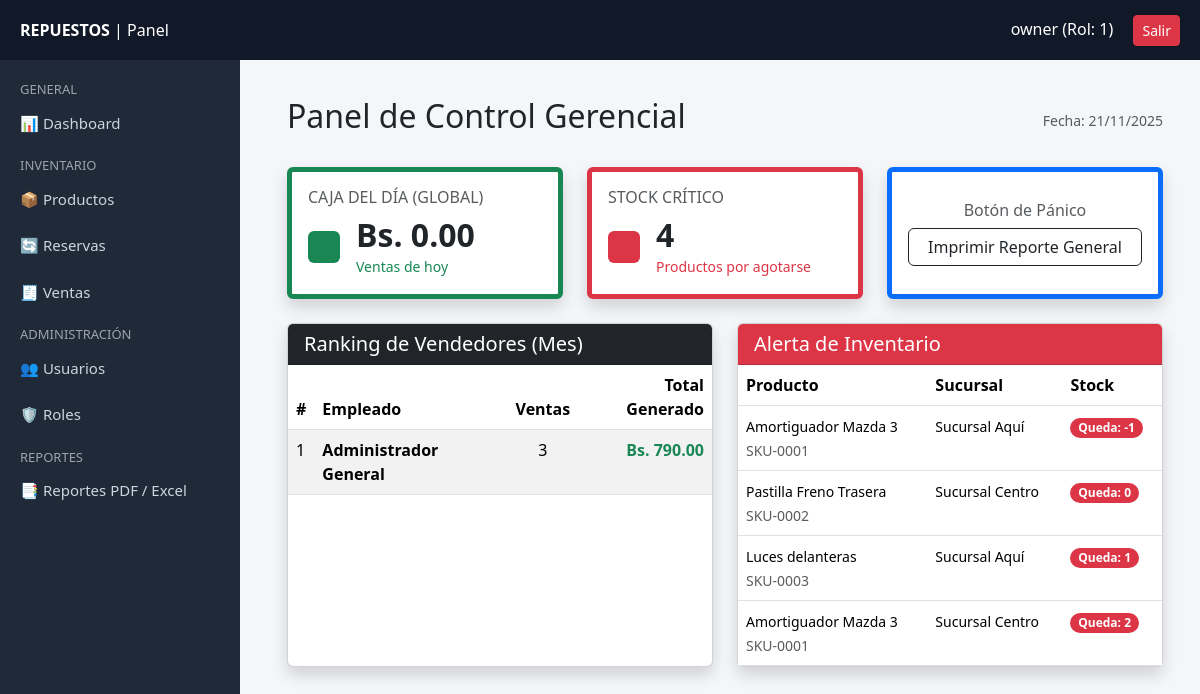
The page /public/dashboard (signed in) on the database its author committed.
### tables this page shows
CREATE TABLE `inventories` (
  `id` int(11) NOT NULL,
  `product_id` int(11) NOT NULL,
  `branch_id` int(11) NOT NULL,
  `quantity` int(11) DEFAULT 0,
  `location` varchar(100) DEFAULT NULL,
  `last_updated` timestamp NOT NULL DEFAULT current_timestamp() ON UPDATE current_timestamp()
);

CREATE TABLE `products` (
  `id` int(11) NOT NULL,
  `sku` varchar(80) NOT NULL,
  `name` varchar(255) NOT NULL,
  `description` text DEFAULT NULL,
  `category_id` int(11) DEFAULT NULL,
  `brand` varchar(100) DEFAULT NULL,
  `cost` decimal(12,2) DEFAULT 0.00,
  `price` decimal(12,2) NOT NULL DEFAULT 0.00,
  `min_stock` int(11) DEFAULT 1,
  `is_active` tinyint(1) DEFAULT 1,
  `visible_public` tinyint(1) DEFAULT 1,
  `created_at` timestamp NOT NULL DEFAULT current_timestamp(),
  `updated_at` timestamp NULL DEFAULT NULL ON UPDATE current_timestamp()
);

CREATE TABLE `branches` (
  `id` int(11) NOT NULL,
  `code` varchar(20) NOT NULL,
  `name` varchar(100) NOT NULL,
  `address` varchar(255) DEFAULT NULL,
  `phone` varchar(50) DEFAULT NULL,
  `is_active` tinyint(1) DEFAULT 1,
  `created_at` timestamp NOT NULL DEFAULT current_timestamp(),
  `updated_at` timestamp NULL DEFAULT NULL ON UPDATE current_timestamp()
);

### app/models/Sale.php (called while the page is built, shortened)
<?php
require_once __DIR__ . '/../config/database.php';
class Sale {
    private $conn;
    public function __construct() {
        $db = new Database();
        $this->conn = $db->connect();
    }
    public function getDailyTotal() {
        $sql = "SELECT SUM(total_amount) as total FROM sales WHERE DATE(created_at) = CURDATE()";
        $stmt = $this->conn->query($sql);
        $row = $stmt->fetch(PDO::FETCH_ASSOC);
        return $row['total'] ?? 0;
    }
    public function getEmployeeRanking() {
        $sql = "SELECT u.full_name, COUNT(s.id) as sales_count, SUM(s.total_amount) as total_money
                FROM sales s
                JOIN users u ON s.user_id = u.id
                WHERE MONTH(s.created_at) = MONTH(CURRENT_DATE())
                GROUP BY s.user_id
                ORDER BY total_money DESC
                LIMIT 5";
        $stmt = $this->conn->query($sql);
        return $stmt->fetchAll(PDO::FETCH_ASSOC);
    }
}

### app/config/database.php (called while the page is built, shortened)
<?php
class Database {
    private $host = "localhost";
    private $dbname = "repuestos_db";
    private $username = "root";
    private $password = "";
    public function connect() {
        try {
            $this->conn = new PDO(
                "mysql:host={$this->host};dbname={$this->dbname};charset=utf8",
                $this->username,
                $this->password
            );
            $this->conn->setAttribute(PDO::ATTR_ERRMODE, PDO::ERRMODE_EXCEPTION);
            return $this->conn;
        } catch (PDOException $e) {
            die("❌ Error de conexión: " . $e->getMessage());
        }
    }
}

### app/models/Product.php (called while the page is built, shortened)
<?php
require_once __DIR__ . '/../config/database.php';
class Product
{
    private $conn;
    public function __construct()
    {
        $db = new Database();
        $this->conn = $db->connect();
    }
    public function getCriticalStock() {
        $sql = "SELECT p.name, p.sku, b.name as branch, i.quantity, p.min_stock
                FROM inventories i
                JOIN products p ON i.product_id = p.id
                JOIN branches b ON i.branch_id = b.id
                WHERE i.quantity <= p.min_stock
                ORDER BY i.quantity ASC
                LIMIT 10";
        $stmt = $this->conn->query($sql);
        return $stmt->fetchAll(PDO::FETCH_ASSOC);
    }
}

### app/controllers/DashboardController.php (called while the page is built, shortened)
<?php
require_once __DIR__ . '/../models/Sale.php';
require_once __DIR__ . '/../models/Product.php';
class DashboardController {
    public function index() {
        $saleModel = new Sale();
        $productModel = new Product();
        $dailyTotal = $saleModel->getDailyTotal();
        $ranking = $saleModel->getEmployeeRanking();
        $criticalStock = $productModel->getCriticalStock();
        $alertsCount = count($criticalStock);
        include __DIR__ . '/../../views/dashboard/index.php';
        $content = ob_get_clean();
        include __DIR__ . '/../../views/layouts/app.php';
    }
}

### views/dashboard/index.php (the view, shortened to what this page needs)
<br></br>
<div class="container mt-4">
    <div class="d-flex justify-content-between align-items-center mb-4">
        <h2>Panel de Control Gerencial</h2>
        <div class="text-muted">
            <small>Fecha: <?= date('d/m/Y') ?></small>
        </div>
    </div>
    <div class="row g-4 mb-4">
        <div class="col-md-4">
            <div class="card shadow border-start border-success border-5 h-100">
                <div class="card-body">
                    <h6 class="text-muted text-uppercase mb-2">Caja del Día (Global)</h6>
                    <div class="d-flex align-items-center">
                        <div class="flex-shrink-0 bg-success text-white rounded p-3">
                        </div>
                        <div class="flex-grow-1 ms-3">
                            <h2 class="mb-0 fw-bold">Bs. <?= number_format($dailyTotal, 2) ?></h2>
                            <small class="text-success">Ventas de hoy</small>
                        </div>
                    </div>
                </div>
            </div>
        </div>
        <div class="col-md-4">
            <div class="card shadow border-start border-danger border-5 h-100">
                <div class="card-body">
                    <h6 class="text-muted text-uppercase mb-2">Stock Crítico</h6>
                    <div class="d-flex align-items-center">
                        <div class="flex-shrink-0 bg-danger text-white rounded p-3">
                        </div>
                        <div class="flex-grow-1 ms-3">
                            <h2 class="mb-0 fw-bold"><?= $alertsCount ?></h2>
                            <small class="text-danger">Productos por agotarse</small>
                        </div>
                    </div>
                </div>
            </div>
        </div>
        <div class="col-md-4">
            <div class="card shadow border-start border-primary border-5 h-100">
                <div class="card-body text-center d-flex flex-column justify-content-center">
                    <h6 class="text-muted mb-2">Botón de Pánico</h6>
                    <a href="/Repuestos/public/reportes/inventario-pdf" target="_blank" class="btn btn-outline-dark w-100">
                        <i class="bi bi-file-pdf"></i> Imprimir Reporte General
                    </a>
                </div>
            </div>
        </div>
    </div>
    <div class="row">
        <div class="col-md-6 mb-4">
            <div class="card shadow h-100">
                <div class="card-header bg-dark text-white">
                    <h5 class="mb-0"><i class="bi bi-trophy"></i> Ranking de Vendedores (Mes)</h5>
                </div>
                <div class="card-body p-0">
                    <table class="table table-striped mb-0">
                        <thead>
                            <tr>
                                <th>#</th>
                                <th>Empleado</th>
                                <th class="text-center">Ventas</th>
                                <th class="text-end">Total Generado</th>
                            </tr>
                        </thead>
                        <tbody>
                            <?php if (empty($ranking)): ?>
                                <tr><td colspan="4" class="text-center py-3">Sin ventas este mes</td></tr>
                            <?php else: ?>
                                <?php foreach($ranking as $i => $rank): ?>
                                <tr>
                                    <td><?= $i + 1 ?></td>
                                    <td class="fw-bold"><?= htmlspecialchars($rank['full_name']) ?></td>
                                    <td class="text-center"><?= $rank['sales_count'] ?></td>
                                    <td class="text-end text-success fw-bold">Bs. <?= number_format($rank['total_money'], 2) ?></td>
                                </tr>
                                <?php endforeach; ?>
                            <?php endif; ?>
                        </tbody>
                    </table>
                </div>
            </div>
        </div>
        <div class="col-md-6 mb-4">
            <div class="card shadow h-100">
                <div class="card-header bg-danger text-white">
                    <h5 class="mb-0"><i class="bi bi-box-seam"></i> Alerta de Inventario</h5>
                </div>
                <div class="card-body p-0">
                    <div class="table-responsive">
                        <table class="table mb-0">
                            <thead>
                                <tr>
                                    <th>Producto</th>
                                    <th>Sucursal</th>
                                    <th>Stock</th>
                                </tr>
                            </thead>
                            <tbody>
                                <?php if (empty($criticalStock)): ?>
                                    <tr><td colspan="3" class="text-center py-3 text-success">¡Inventario Saludable!</td></tr>
                                <?php else: ?>
                                    <?php foreach($criticalStock as $item): ?>
                                    <tr>
                                        <td>
                                            <small><?= htmlspecialchars($item['name']) ?></small><br>
                                            <small class="text-muted"><?= $item['sku'] ?></small>
                                        </td>
                                        <td><small><?= $item['branch'] ?></small></td>
                                        <td>
                                            <span class="badge bg-danger rounded-pill">
                                                Queda: <?= $item['quantity'] ?>
                                            </span>
                                        </td>
                                    </tr>
                                    <?php endforeach; ?>
                                <?php endif; ?>
                            </tbody>
                        </table>
                    </div>
                </div>
            </div>
        </div>
    </div>
</div>

### public/index.php (shortened to what this page needs)
<?php
$routes = require_once __DIR__ . '/../routes/web.php';
$config = require_once __DIR__ . '/../app/config/app.php';
$baseUrl = rtrim($config["base_url"], "/");
$request = strtok($_SERVER["REQUEST_URI"], '?');
if (strpos($request, $baseUrl) === 0) {
    $request = substr($request, strlen($baseUrl));
}
if (isset($routes[$request])) {
    list($controller, $method) = explode("@", $routes[$request]);
    $controllerInstance = new $controller();
    echo $controllerInstance->$method();
} else {
    http_response_code(404);
    echo "<h1>404 - Página no encontrada</h1>";
}

### views/layouts/app.php (shortened to what this page needs)
<!DOCTYPE html>
<html lang="es">
<head>
    <link href="https://cdn.jsdelivr.net/npm/bootstrap@5.3.2/dist/css/bootstrap.min.css" rel="stylesheet">
</head>
<body>
<div id="topbar">
    <div><strong>REPUESTOS</strong> | Panel</div>
    <div>
        <span><?= $_SESSION["username"] ?> (Rol: <?= $_SESSION["role"] ?>)</span>
        <a href="/Repuestos/public/logout" class="btn btn-sm btn-danger ms-3">Salir</a>
    </div>
</div>
<div id="sidebar">
    <div class="menu-title">General</div>
    <a href="/Repuestos/public/dashboard">📊 Dashboard</a>
    <div class="menu-title">Inventario</div>
    <a href="/Repuestos/public/productos">📦 Productos</a>
    <a href="/Repuestos/public/stock">🔄 Reservas</a>
    <a href="/Repuestos/public/ventas">🧾 Ventas</a>
    <div class="menu-title">Administración</div>
    <a href="/Repuestos/public/usuarios">👥 Usuarios</a>
    <a href="/Repuestos/public/roles">🛡 Roles</a>
    <div class="menu-title">Reportes</div>
    <a href="/Repuestos/public/reportes">📑 Reportes PDF / Excel</a>
</div>
<div id="content">
    <?= $content ?>
</div>
</body>
</html>

### views/layouts/app.php (style rules this page uses)
body { background: #f5f6fa; }
#sidebar { width: 240px; height: 100vh; background: #1f2937; color: #fff; position: fixed; top: 0; left: 0; padding-top: 70px; }
#sidebar a { color: #cbd5e1; text-decoration: none; display: block; padding: 12px 20px; font-size: 15px; }
#content { margin-left: 250px; padding: 25px; }
#topbar { height: 60px; width: 100%; background: #111827; color: white; padding: 15px 20px; position: fixed; top: 0; left: 0; z-index: 10; display: flex; justify-content: space-between; align-items: center; }
.menu-title { color: #9ca3af; font-size: 13px; padding-left: 20px; margin-top: 10px; text-transform: uppercase; }

### rows shown on the page
inventories: product.name "Amortiguador Mazda 3", product.sku "SKU-0001", branch.name "Sucursal Aquí", quantity "-1"
inventories: product.name "Pastilla Freno Trasera", product.sku "SKU-0002", branch.name "Sucursal Centro", quantity "0"
inventories: product.name "Luces delanteras", product.sku "SKU-0003", branch.name "Sucursal Aquí", quantity "1"
inventories: product.name "Amortiguador Mazda 3", product.sku "SKU-0001", branch.name "Sucursal Centro", quantity "2"

### other values the page prints
$_SESSION["username"] "owner"
$_SESSION["role"] "1"
$dailyTotal "0.00"
$alertsCount "4"
$rank['full_name'] "Administrador General"
$rank['sales_count'] "3"
$rank['total_money'] "790.00"
